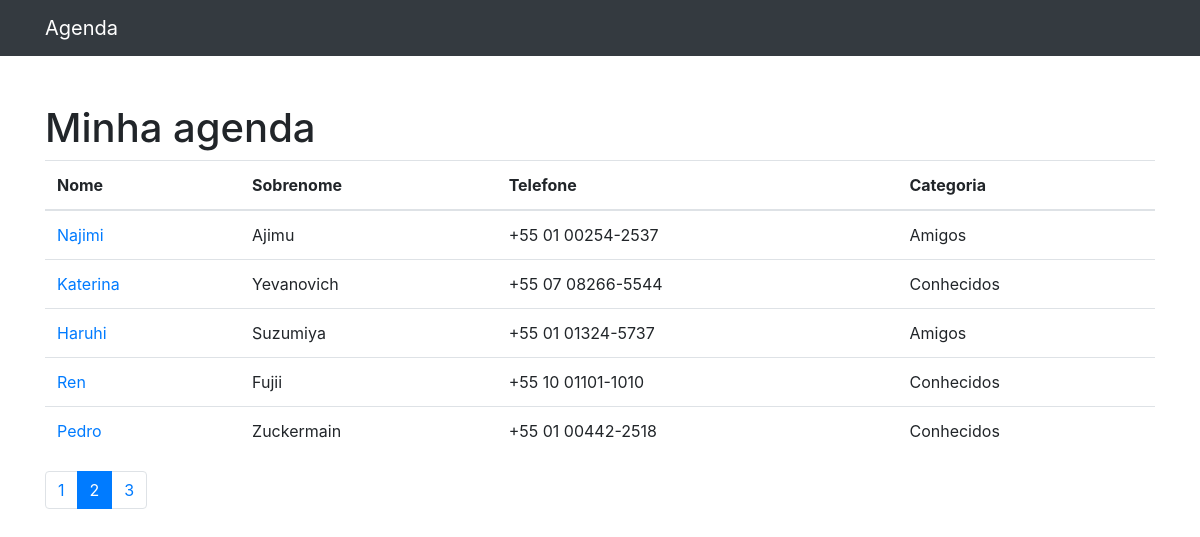
Screenshot of /?page=2 with the database file from the repository.
### contatos/models.py (models this page shows, shortened)
class Contato(models.Model):
    nome = models.CharField(max_length=255)
    sobrenome = models.CharField(max_length=255, blank=True)
    telefone = models.CharField(max_length=255)
    email = models.CharField(max_length=255, blank=True)
    data_criacao = models.DateTimeField(default=timezone.now)
    descricao = models.TextField(blank=True)
    categoria = models.ForeignKey(Categoria, on_delete=models.DO_NOTHING)
    mostrar = models.BooleanField(default=True)

class Categoria(models.Model):
    nome = models.CharField(max_length=255)
    def __str__(self):
        return self.nome

### contatos/views.py (the view)
# urls.py: path('', views.index, name='index'),
def index(request):
    contatos = Contato.objects.all()
    paginator = Paginator(contatos, 5)  # Mostra 5 contatos por página.
    page_number = request.GET.get('page')
    contatos = paginator.get_page(page_number)
    return render(request, 'contatos/index.html', {
        'contatos': contatos
    })

### contatos/templates/contatos/index.html (shortened to what this page needs)
{% extends 'base.html'%}
{%block conteudo%}
<h1 class="mt-5">Minha agenda</h1>
<table class="table">
  <thead>
    <tr>
      <th>Nome</th>
      <th>Sobrenome</th>
      <th>Telefone</th>
      <th>Categoria</th>
    </tr>
  </thead>
  <tbody>
    {% for contato in contatos %}
      {% if contato.mostrar %}
    <tr>
      <td>
        <a href="{% url 'ver_contato' contato.id %}">{{ contato.nome }}</a>
      </td>
      <td>{{ contato.sobrenome }}</td>
      <td>{{ contato.telefone }}</td>
      <td>{{ contato.categoria }}</td>
    </tr>
      {% endif %}
    {% endfor %}
  </tbody>
</table>
<nav aria-label="Page navigation example">
  <ul class="pagination">
    {% for pagina in contatos.paginator.page_range %}
    {% if contatos.number == pagina %}
    <li class="page-item active">
      <a class="page-link" href="?page={{ pagina }}">{{ pagina }}</a>
    </li>
      {% else %}
    <li class="page-item">
      <a class="page-link" href="?page={{ pagina }}">{{ pagina }}</a>
    </li>
    {% endif %}
    {% endfor %}
  </ul>
</nav>
{%endblock%}

### rows the page displays
Contato: nome "Najimi", sobrenome "Ajimu", telefone "+55 01 00254-2537", categoria "Amigos"
Contato: nome "Katerina", sobrenome "Yevanovich", telefone "+55 07 08266-5544", categoria "Conhecidos"
Contato: nome "Haruhi", sobrenome "Suzumiya", telefone "+55 01 01324-5737", categoria "Amigos"
Contato: nome "Ren", sobrenome "Fujii", telefone "+55 10 01101-1010", categoria "Conhecidos"
Contato: nome "Pedro", sobrenome "Zuckermain", telefone "+55 01 00442-2518", categoria "Conhecidos"

### other values shown
{{ pagina }} "1" "3"
{{ pagina }} "2"
